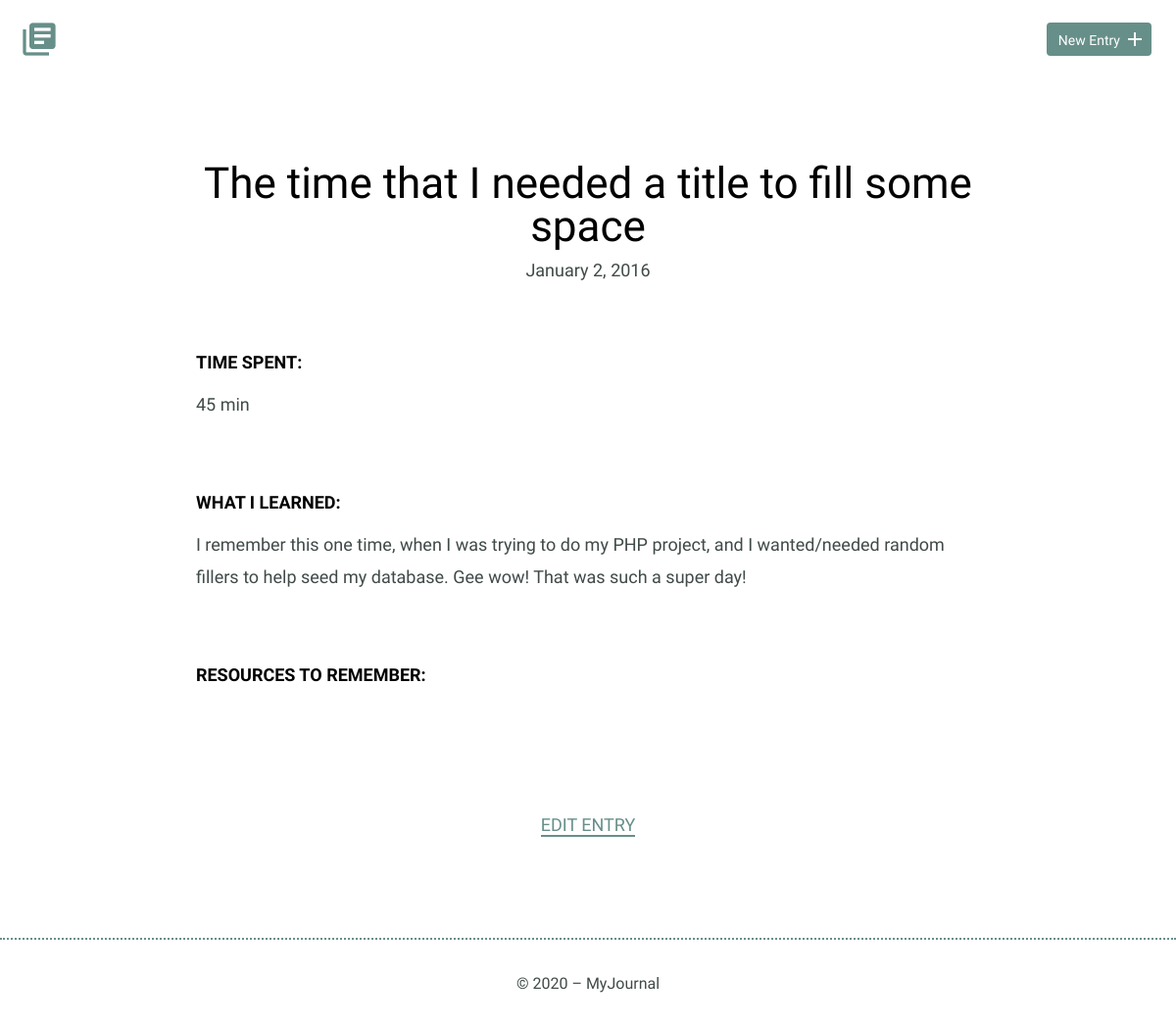
The app's page /detail.php?id=4 with its own data.
### tables this page shows
CREATE TABLE "entries" (
	`id`	INTEGER,
	`title`	TEXT,
	`date`	TEXT,
	`time_spent`	INTEGER,
	`learned`	BLOB,
	`resources`	BLOB,
	PRIMARY KEY(`id`)
);

### inc/functions.php (called while the page is built, shortened)
<?php
function getItemDetails($id) {
	include 'connection.php';
	$sql = 'SELECT * FROM entries WHERE id = ?';
	try {
	    $results = $db->prepare($sql);
	    $results->bindParam(1,$id,PDO::PARAM_INT);
	    $results->execute();
	  } catch (Exception $e) {
	    echo "Unable to retrived results";
	    exit;
	  }
	  $item = $results->fetch();
	  return $item;
}
?>

### detail.php (the view, shortened to what this page needs)
<?php
    require 'inc/functions.php';
    if (isset($_GET["id"]) && !empty($_GET["id"])) {
        $id = filter_input(INPUT_GET,"id",FILTER_SANITIZE_NUMBER_INT);
        $item = getItemDetails($id);
        $item_title = $item['title'];
        $item_date = $item['date'];
        $item_duration = $item['time_spent'];
        $item_learned = $item['learned'];
    }
    include 'header.php';
?>
<section>
    <div class="container">
        <div class="entry-list single">
            <article>
                <h1><?php echo $item_title; ?></h1>
                <time datetime="<?php echo $item_date; ?>">
                    <?php echo date("F j, Y", strtotime($item_date)); ?>
                </time>
                <div class="entry">
                    <h3>Time Spent: </h3>
                    <p><?php echo $item_duration; ?></p>
                </div>
                <div class="entry">
                    <h3>What I Learned:</h3>
                    <p><?php echo $item_learned; ?></p>
                </div>
                <div class="entry">
                    <h3>Resources to Remember:</h3>
                </div>
            </article>
        </div>
    </div>
    <div class="edit">
        <p>
            <a href="edit.php?id=<?php echo $id; ?>">Edit Entry</a>
        </p>
    </div>
</section>
<?php
    include 'footer.php';
?>

### css/site.css (style rules this page uses)
body { font-size: 16px; color: #404a49; font-family: 'Cousine', serif; font-weight: 400; }
.container { margin: 0 auto; padding: 0 25px; }
h1, h2, h3 { margin: 0; font-weight: 400; line-height: 1em; color: #000; }
h1 { font-size: 44px; margin-bottom: 12px; }
h3 { font-size: 18px; font-family: 'Work Sans', serif; font-weight: 600; text-transform: uppercase; }
p { line-height: 1.8em; font-size: 18px; }
p a { border-bottom: 2px solid #678f89; padding: 0; color: #678f89; text-decoration: none; }
.entry-list, .edit-entry, .new-entry { max-width: 800px; margin: 0 auto; padding: 70px 0 150px 0; }
.entry-list article { margin-bottom: 70px; text-align: center; }
.entry-list article:last-child { margin-bottom: 0; }
.entry-list.single { padding-bottom: 70px; }
.entry-list.single time { font-size: 18px; }
.entry { max-width: 800px; margin: 75px auto 0 auto; text-align: left; }
.entry p { margin-bottom: 40px; }
.edit { padding-bottom: 80px; text-align: center; margin: 0 auto; }
.edit a { font-weight: 400; text-transform: uppercase; font-size: 18px; }

### records on screen
entries: title "The time that I needed a title to fill some space", date "January 2, 2016", time_spent "45 min", learned "I remember this one time, when I was trying to do my PHP project, and I wanted/needed random fillers to help seed my database. Gee wow! That was such a super day!"
